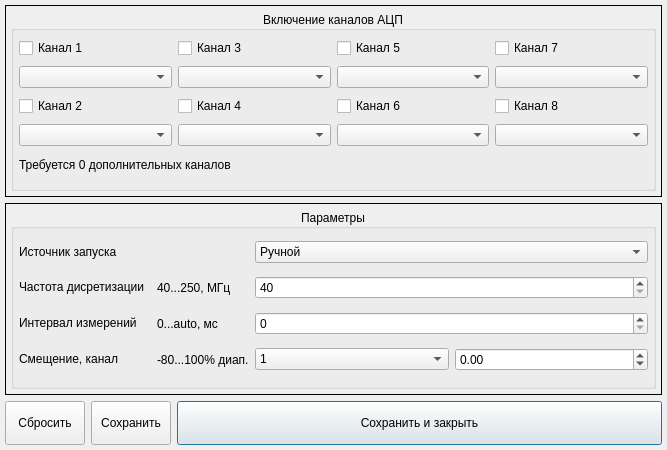
<?xml version="1.0" encoding="UTF-8"?>
<ui version="4.0">
 <class>ADCWidgetDesign</class>
 <widget class="QWidget" name="ADCWidgetDesign">
  <property name="windowModality">
   <enum>Qt::NonModal</enum>
  </property>
  <property name="enabled">
   <bool>true</bool>
  </property>
  <property name="geometry">
   <rect>
    <x>0</x>
    <y>0</y>
    <width>667</width>
    <height>450</height>
   </rect>
  </property>
  <property name="sizePolicy">
   <sizepolicy hsizetype="Expanding" vsizetype="Expanding">
    <horstretch>0</horstretch>
    <verstretch>0</verstretch>
   </sizepolicy>
  </property>
  <property name="minimumSize">
   <size>
    <width>650</width>
    <height>450</height>
   </size>
  </property>
  <property name="windowTitle">
   <string>ADC</string>
  </property>
  <property name="autoFillBackground">
   <bool>false</bool>
  </property>
  <layout class="QGridLayout" name="gridLayout_3">
   <property name="leftMargin">
    <number>5</number>
   </property>
   <property name="topMargin">
    <number>5</number>
   </property>
   <property name="rightMargin">
    <number>5</number>
   </property>
   <property name="bottomMargin">
    <number>5</number>
   </property>
   <item row="0" column="0" colspan="3">
    <layout class="QVBoxLayout" name="verticalLayout_3">
     <item>
      <widget class="QFrame" name="frame">
       <property name="frameShape">
        <enum>QFrame::Box</enum>
       </property>
       <property name="frameShadow">
        <enum>QFrame::Plain</enum>
       </property>
       <layout class="QVBoxLayout" name="verticalLayout">
        <property name="leftMargin">
         <number>5</number>
        </property>
        <property name="topMargin">
         <number>5</number>
        </property>
        <property name="rightMargin">
         <number>5</number>
        </property>
        <property name="bottomMargin">
         <number>5</number>
        </property>
        <item>
         <widget class="QGroupBox" name="groupBox">
          <property name="maximumSize">
           <size>
            <width>16777215</width>
            <height>190</height>
           </size>
          </property>
          <property name="font">
           <font>
            <pointsize>9</pointsize>
           </font>
          </property>
          <property name="title">
           <string>Включение каналов АЦП</string>
          </property>
          <property name="alignment">
           <set>Qt::AlignCenter</set>
          </property>
          <property name="flat">
           <bool>true</bool>
          </property>
          <property name="checkable">
           <bool>false</bool>
          </property>
          <layout class="QGridLayout" name="gridLayout">
           <property name="leftMargin">
            <number>5</number>
           </property>
           <property name="topMargin">
            <number>5</number>
           </property>
           <property name="rightMargin">
            <number>5</number>
           </property>
           <property name="bottomMargin">
            <number>5</number>
           </property>
           <item row="6" column="0" colspan="8">
            <widget class="QLabel" name="void_label">
             <property name="maximumSize">
              <size>
               <width>16777215</width>
               <height>22</height>
              </size>
             </property>
             <property name="text">
              <string>Требуется 0 дополнительных каналов</string>
             </property>
            </widget>
           </item>
           <item row="4" column="0" colspan="2">
            <widget class="QCheckBox" name="ch2_checkBox">
             <property name="text">
              <string>Канал 2</string>
             </property>
             <property name="tristate">
              <bool>false</bool>
             </property>
            </widget>
           </item>
           <item row="0" column="0" colspan="2">
            <widget class="QCheckBox" name="ch1_checkBox">
             <property name="text">
              <string>Канал 1</string>
             </property>
             <property name="tristate">
              <bool>false</bool>
             </property>
            </widget>
           </item>
           <item row="4" column="2" colspan="2">
            <widget class="QCheckBox" name="ch4_checkBox">
             <property name="text">
              <string>Канал 4</string>
             </property>
             <property name="tristate">
              <bool>false</bool>
             </property>
            </widget>
           </item>
           <item row="4" column="4" colspan="2">
            <widget class="QCheckBox" name="ch6_checkBox">
             <property name="text">
              <string>Канал 6</string>
             </property>
             <property name="tristate">
              <bool>false</bool>
             </property>
            </widget>
           </item>
           <item row="4" column="6" colspan="2">
            <widget class="QCheckBox" name="ch8_checkBox">
             <property name="text">
              <string>Канал 8</string>
             </property>
             <property name="iconSize">
              <size>
               <width>16</width>
               <height>16</height>
              </size>
             </property>
             <property name="tristate">
              <bool>false</bool>
             </property>
            </widget>
           </item>
           <item row="0" column="6" colspan="2">
            <widget class="QCheckBox" name="ch7_checkBox">
             <property name="text">
              <string>Канал 7</string>
             </property>
             <property name="tristate">
              <bool>false</bool>
             </property>
            </widget>
           </item>
           <item row="0" column="2" colspan="2">
            <widget class="QCheckBox" name="ch3_checkBox">
             <property name="text">
              <string>Канал 3</string>
             </property>
             <property name="tristate">
              <bool>false</bool>
             </property>
            </widget>
           </item>
           <item row="0" column="4" colspan="2">
            <widget class="QCheckBox" name="ch5_checkBox">
             <property name="text">
              <string>Канал 5</string>
             </property>
             <property name="tristate">
              <bool>false</bool>
             </property>
            </widget>
           </item>
           <item row="3" column="0" colspan="2">
            <widget class="QComboBox" name="ch1_comboBox"/>
           </item>
           <item row="3" column="6" colspan="2">
            <widget class="QComboBox" name="ch7_comboBox"/>
           </item>
           <item row="3" column="2" colspan="2">
            <widget class="QComboBox" name="ch3_comboBox"/>
           </item>
           <item row="3" column="4" colspan="2">
            <widget class="QComboBox" name="ch5_comboBox"/>
           </item>
           <item row="5" column="2" colspan="2">
            <widget class="QComboBox" name="ch4_comboBox"/>
           </item>
           <item row="5" column="4" colspan="2">
            <widget class="QComboBox" name="ch6_comboBox"/>
           </item>
           <item row="5" column="0" colspan="2">
            <widget class="QComboBox" name="ch2_comboBox"/>
           </item>
           <item row="5" column="6" colspan="2">
            <widget class="QComboBox" name="ch8_comboBox"/>
           </item>
          </layout>
         </widget>
        </item>
       </layout>
      </widget>
     </item>
     <item>
      <widget class="QFrame" name="frame_2">
       <property name="frameShape">
        <enum>QFrame::Box</enum>
       </property>
       <property name="frameShadow">
        <enum>QFrame::Plain</enum>
       </property>
       <layout class="QVBoxLayout" name="verticalLayout_2">
        <property name="leftMargin">
         <number>5</number>
        </property>
        <property name="topMargin">
         <number>5</number>
        </property>
        <property name="rightMargin">
         <number>5</number>
        </property>
        <property name="bottomMargin">
         <number>5</number>
        </property>
        <item>
         <widget class="QGroupBox" name="groupBox_2">
          <property name="font">
           <font>
            <pointsize>9</pointsize>
           </font>
          </property>
          <property name="title">
           <string>Параметры</string>
          </property>
          <property name="alignment">
           <set>Qt::AlignCenter</set>
          </property>
          <property name="flat">
           <bool>true</bool>
          </property>
          <layout class="QGridLayout" name="gridLayout_2">
           <property name="leftMargin">
            <number>5</number>
           </property>
           <property name="topMargin">
            <number>5</number>
           </property>
           <property name="rightMargin">
            <number>5</number>
           </property>
           <property name="bottomMargin">
            <number>5</number>
           </property>
           <item row="1" column="0">
            <widget class="QLabel" name="freq_label">
             <property name="sizePolicy">
              <sizepolicy hsizetype="Fixed" vsizetype="Fixed">
               <horstretch>0</horstretch>
               <verstretch>0</verstretch>
              </sizepolicy>
             </property>
             <property name="text">
              <string>Частота дисретизации  </string>
             </property>
            </widget>
           </item>
           <item row="4" column="3">
            <widget class="QDoubleSpinBox" name="bias_doubleSpinBox">
             <property name="decimals">
              <number>2</number>
             </property>
             <property name="minimum">
              <double>-80.000000000000000</double>
             </property>
             <property name="maximum">
              <double>100.000000000000000</double>
             </property>
             <property name="singleStep">
              <double>0.010000000000000</double>
             </property>
            </widget>
           </item>
           <item row="3" column="2" colspan="2">
            <widget class="QSpinBox" name="interval_spinBox"/>
           </item>
           <item row="3" column="0">
            <widget class="QLabel" name="interval_label">
             <property name="sizePolicy">
              <sizepolicy hsizetype="Fixed" vsizetype="Fixed">
               <horstretch>0</horstretch>
               <verstretch>0</verstretch>
              </sizepolicy>
             </property>
             <property name="text">
              <string>Интервал измерений</string>
             </property>
            </widget>
           </item>
           <item row="1" column="2" colspan="2">
            <widget class="QSpinBox" name="freq_spinBox">
             <property name="minimum">
              <number>40</number>
             </property>
             <property name="maximum">
              <number>250</number>
             </property>
             <property name="value">
              <number>40</number>
             </property>
            </widget>
           </item>
           <item row="4" column="0">
            <widget class="QLabel" name="bias1_label">
             <property name="sizePolicy">
              <sizepolicy hsizetype="Fixed" vsizetype="Fixed">
               <horstretch>0</horstretch>
               <verstretch>0</verstretch>
              </sizepolicy>
             </property>
             <property name="text">
              <string>Смещение, канал</string>
             </property>
            </widget>
           </item>
           <item row="4" column="1">
            <widget class="QLabel" name="bias_val_label">
             <property name="text">
              <string>-80...100% диап.</string>
             </property>
            </widget>
           </item>
           <item row="1" column="1">
            <widget class="QLabel" name="freq_val_label">
             <property name="sizePolicy">
              <sizepolicy hsizetype="Fixed" vsizetype="Preferred">
               <horstretch>0</horstretch>
               <verstretch>0</verstretch>
              </sizepolicy>
             </property>
             <property name="text">
              <string>40...250, МГц</string>
             </property>
            </widget>
           </item>
           <item row="3" column="1">
            <widget class="QLabel" name="interval_val_label">
             <property name="text">
              <string>0...auto, мс</string>
             </property>
            </widget>
           </item>
           <item row="4" column="2">
            <widget class="QComboBox" name="ch_comboBox">
             <item>
              <property name="text">
               <string>1</string>
              </property>
             </item>
             <item>
              <property name="text">
               <string>2</string>
              </property>
             </item>
             <item>
              <property name="text">
               <string>3</string>
              </property>
             </item>
             <item>
              <property name="text">
               <string>4</string>
              </property>
             </item>
             <item>
              <property name="text">
               <string>5</string>
              </property>
             </item>
             <item>
              <property name="text">
               <string>6</string>
              </property>
             </item>
             <item>
              <property name="text">
               <string>7</string>
              </property>
             </item>
             <item>
              <property name="text">
               <string>8</string>
              </property>
             </item>
            </widget>
           </item>
           <item row="0" column="0">
            <widget class="QLabel" name="source_label">
             <property name="sizePolicy">
              <sizepolicy hsizetype="Fixed" vsizetype="Fixed">
               <horstretch>0</horstretch>
               <verstretch>0</verstretch>
              </sizepolicy>
             </property>
             <property name="text">
              <string>Источник запуска</string>
             </property>
            </widget>
           </item>
           <item row="0" column="2" colspan="2">
            <widget class="QComboBox" name="source_comboBox">
             <item>
              <property name="text">
               <string>Ручной</string>
              </property>
             </item>
             <item>
              <property name="text">
               <string>Триггер</string>
              </property>
             </item>
             <item>
              <property name="text">
               <string>Периодический ручной</string>
              </property>
             </item>
             <item>
              <property name="text">
               <string>Периодический триггер</string>
              </property>
             </item>
            </widget>
           </item>
          </layout>
         </widget>
        </item>
       </layout>
      </widget>
     </item>
    </layout>
   </item>
   <item row="1" column="0">
    <widget class="QPushButton" name="return_pushButton">
     <property name="sizePolicy">
      <sizepolicy hsizetype="Preferred" vsizetype="Fixed">
       <horstretch>0</horstretch>
       <verstretch>0</verstretch>
      </sizepolicy>
     </property>
     <property name="minimumSize">
      <size>
       <width>0</width>
       <height>44</height>
      </size>
     </property>
     <property name="font">
      <font>
       <pointsize>9</pointsize>
      </font>
     </property>
     <property name="cursor">
      <cursorShape>PointingHandCursor</cursorShape>
     </property>
     <property name="text">
      <string>Сбросить</string>
     </property>
     <property name="icon">
      <iconset>
       <normalon>../../style/icons/icons8-close-48.png</normalon>
      </iconset>
     </property>
     <property name="iconSize">
      <size>
       <width>30</width>
       <height>30</height>
      </size>
     </property>
    </widget>
   </item>
   <item row="1" column="1">
    <widget class="QPushButton" name="install_pushButton">
     <property name="sizePolicy">
      <sizepolicy hsizetype="Preferred" vsizetype="Fixed">
       <horstretch>0</horstretch>
       <verstretch>0</verstretch>
      </sizepolicy>
     </property>
     <property name="minimumSize">
      <size>
       <width>0</width>
       <height>44</height>
      </size>
     </property>
     <property name="font">
      <font>
       <pointsize>9</pointsize>
      </font>
     </property>
     <property name="cursor">
      <cursorShape>PointingHandCursor</cursorShape>
     </property>
     <property name="text">
      <string>Сохранить</string>
     </property>
     <property name="icon">
      <iconset>
       <normalon>../../style/icons/icons8-save-48.png</normalon>
      </iconset>
     </property>
     <property name="iconSize">
      <size>
       <width>30</width>
       <height>30</height>
      </size>
     </property>
     <property name="default">
      <bool>false</bool>
     </property>
    </widget>
   </item>
   <item row="1" column="2">
    <widget class="QPushButton" name="saveclose_pushButton">
     <property name="sizePolicy">
      <sizepolicy hsizetype="Expanding" vsizetype="Fixed">
       <horstretch>0</horstretch>
       <verstretch>0</verstretch>
      </sizepolicy>
     </property>
     <property name="minimumSize">
      <size>
       <width>0</width>
       <height>44</height>
      </size>
     </property>
     <property name="font">
      <font>
       <pointsize>9</pointsize>
      </font>
     </property>
     <property name="text">
      <string>Сохранить и закрыть</string>
     </property>
     <property name="icon">
      <iconset>
       <normalon>../../style/icons/icons8-save-close-48.png</normalon>
      </iconset>
     </property>
     <property name="iconSize">
      <size>
       <width>30</width>
       <height>30</height>
      </size>
     </property>
     <property name="default">
      <bool>true</bool>
     </property>
    </widget>
   </item>
  </layout>
 </widget>
 <resources/>
 <connections/>
</ui>
